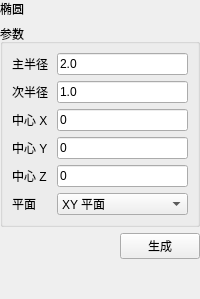
<?xml version="1.0" encoding="UTF-8"?>
<ui version="4.0">
 <class>EllipseDialog</class>
 <widget class="QWidget" name="EllipseDialog">
  <layout class="QVBoxLayout" name="mainLayout">
   <property name="leftMargin"><number>0</number></property><property name="topMargin"><number>0</number></property><property name="rightMargin"><number>0</number></property><property name="bottomMargin"><number>0</number></property><property name="spacing"><number>6</number></property>
   <item><widget class="QLabel" name="pageHeaderLabel"><property name="text"><string>椭圆</string></property></widget></item>
   <item>
    <widget class="QGroupBox" name="parameterGroup">
     <property name="title"><string>参数</string></property>
     <layout class="QFormLayout" name="parameterForm">
      <property name="leftMargin"><number>9</number></property><property name="topMargin"><number>9</number></property><property name="rightMargin"><number>9</number></property><property name="bottomMargin"><number>9</number></property>
      <property name="horizontalSpacing"><number>8</number></property><property name="verticalSpacing"><number>6</number></property>
      <item row="0" column="0"><widget class="QLabel" name="majorRadiusEditLabel"><property name="text"><string>主半径</string></property></widget></item><item row="0" column="1"><widget class="QLineEdit" name="majorRadiusEdit"><property name="minimumHeight"><number>30</number></property><property name="text"><string>2.0</string></property></widget></item><item row="1" column="0"><widget class="QLabel" name="minorRadiusEditLabel"><property name="text"><string>次半径</string></property></widget></item><item row="1" column="1"><widget class="QLineEdit" name="minorRadiusEdit"><property name="minimumHeight"><number>30</number></property><property name="text"><string>1.0</string></property></widget></item><item row="2" column="0"><widget class="QLabel" name="centerXLabel"><property name="text"><string>中心 X</string></property></widget></item><item row="2" column="1"><widget class="QLineEdit" name="centerXEdit"><property name="minimumHeight"><number>30</number></property><property name="text"><string>0</string></property></widget></item><item row="3" column="0"><widget class="QLabel" name="centerYLabel"><property name="text"><string>中心 Y</string></property></widget></item><item row="3" column="1"><widget class="QLineEdit" name="centerYEdit"><property name="minimumHeight"><number>30</number></property><property name="text"><string>0</string></property></widget></item><item row="4" column="0"><widget class="QLabel" name="centerZLabel"><property name="text"><string>中心 Z</string></property></widget></item><item row="4" column="1"><widget class="QLineEdit" name="centerZEdit"><property name="minimumHeight"><number>30</number></property><property name="text"><string>0</string></property></widget></item><item row="5" column="0"><widget class="QLabel" name="planeLabel"><property name="text"><string>平面</string></property></widget></item><item row="5" column="1"><widget class="QComboBox" name="planeCombo"><property name="minimumHeight"><number>30</number></property><item><property name="text"><string>XY 平面</string></property></item><item><property name="text"><string>XZ 平面</string></property></item><item><property name="text"><string>YZ 平面</string></property></item></widget></item>
     </layout>
    </widget>
   </item>
   <item><layout class="QHBoxLayout" name="buttonLayout"><item><spacer name="buttonSpacer"><property name="orientation"><enum>Qt::Horizontal</enum></property><property name="sizeHint" stdset="0"><size><width>40</width><height>20</height></size></property></spacer></item><item><widget class="QPushButton" name="generateButton"><property name="minimumHeight"><number>34</number></property><property name="text"><string>生成</string></property></widget></item></layout></item>
   
   <item><spacer name="verticalSpacer"><property name="orientation"><enum>Qt::Vertical</enum></property><property name="sizeHint" stdset="0"><size><width>20</width><height>40</height></size></property></spacer></item>
  </layout>
 </widget>
 <resources/>
 <connections/>
</ui>
